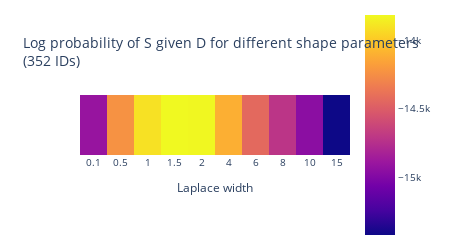

Here is the notebook cell this chart was saved with:
### Code cell
params = [
    (0.1, 0.1, 1),
    (0.5, 0.1, 1),
    (1, 0.1, 1),
    (1.5, 0.1, 1),
    (2, 0.1, 1),
    (4, 0.1, 1),
    (6, 0.1, 1),
    (8, 0.1, 1),
    (10, 0.1, 1),
    (15, 0.1, 1),
]

labels = ["main width", "tail width", "main weight"]
# df_heatmap, data = load_and_process_json("10_18IDs_30d", params, labels)
df_heatmap, data = load_and_process_json("10_allIDs_10d", params, labels)
IDs = list(data.keys())

fig = make_subplots()
fig = add_heatmap_for_laplace_old(fig, df_heatmap, 1)
fig.update_layout(
    title=f"Log probability of S given D for different shape parameters<br>({len(IDs)} IDs)",
    # yaxis_type='log',
    width=450,
    height=200,
    font_size=10,
)
fig.show()

# Min: 0.01 to mimic identity (no change)
# Expected: Most of the data (90%) shifts little or not at all (<10% change), some data (10%) has a surprising shift (>10% change)
# Max: double the allowed shift for the same proportion of data. 90% data below 20% shift
[0.01, 0.1, 0.5, 1, 1.2, 1.4, 1.6, 1.8, 2, 5]

### Figure 1 — Plotly figure (JSON) as saved in the notebook; plotly's stock layout.template omitted (floating-point values rounded to 4 significant figures)
{"data": [{"colorbar": {"len": 4, "y": 0.5, "yanchor": "middle"}, "type": "heatmap", "x": [0.1, 0.5, 1, 1.5, 2, 4, 6, 8, 10, 15], "xaxis": "x", "y": [0.1, 0.1, 0.1, 0.1, 0.1, 0.1, 0.1, 0.1, 0.1, 0.1], "yaxis": "y", "z": [-14910.0, -14230.0, -13910.0, -13820.0, -13820.0, -14110.0, -14430.0, -14720.0, -14960.0, -15420.0]}], "layout": {"font": {"size": 10}, "height": 200, "title": {"text": "Log probability of S given D for different shape parameters<br>(352 IDs)"}, "width": 450, "xaxis": {"anchor": "y", "domain": [0, 1], "title": {"text": "Laplace width"}, "type": "category"}, "yaxis": {"anchor": "x", "domain": [0, 1], "showticklabels": false, "title": {"text": ""}, "type": "category"}}}
